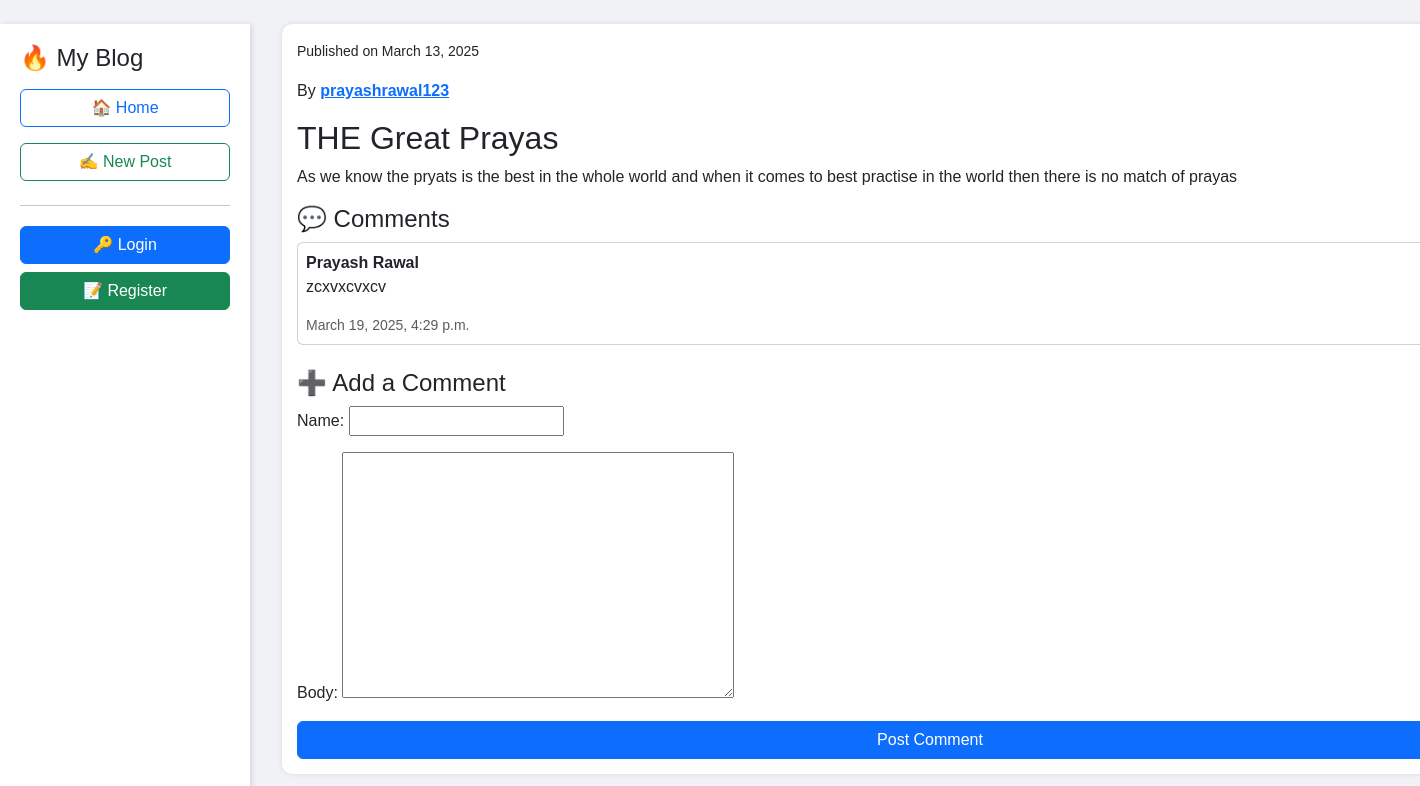
/post/3/, run on an earlier commit of the app's database.
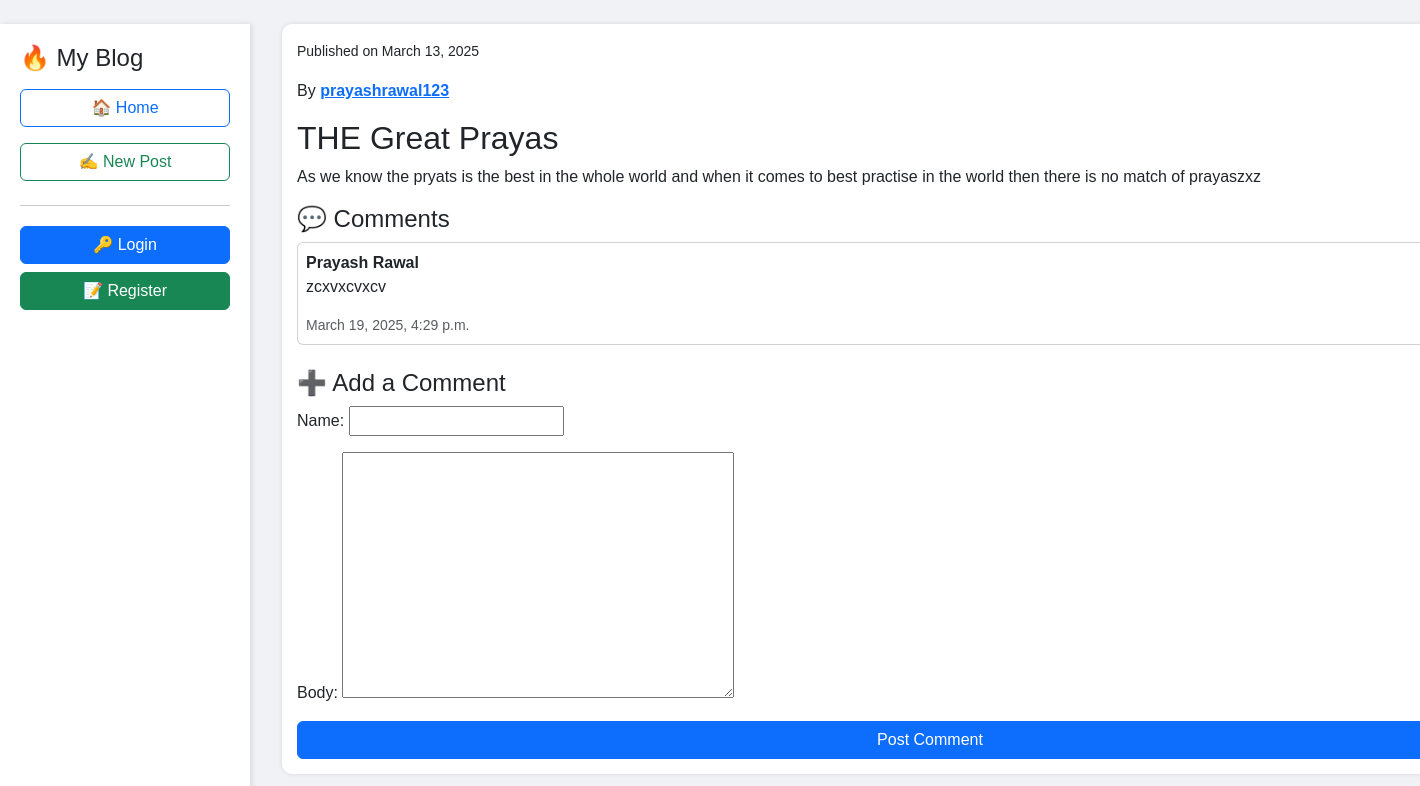
And on a later commit of the database.
### blog/models.py (models this page shows)
class BlogPost(models.Model):
    title = models.CharField(max_length=250)
    content = models.TextField()
    author = models.ForeignKey(User, on_delete=models.CASCADE, default=get_default_username())  # Default user
    image = models.ImageField(upload_to='blog_images/',blank= True,null=True)
    created_at = models.DateTimeField(auto_now_add=True)

### blog/views.py (the view)
# urls.py: path('post/<int:post_id>/', post_detail, name='post_detail'),
def post_detail(request, post_id):
    post = get_object_or_404(BlogPost, id=post_id)
    comments = post.comments.all()
    if request.method == "POST":
        form = CommentForm(request.POST)
        if form.is_valid():
            comment = form.save(commit=False)
            comment.post = post
            comment.save()
            return redirect('post_detail', post_id=post.id)  # Refresh page after comment
    else:
        form = CommentForm()
    return render(request, 'post_detail.html', {'post': post, 'comments': comments, 'form': form, 'user': request.user})

### blog/forms.py
class CommentForm(forms.ModelForm):
    class Meta:
        model = Comment
        fields = ['name','body']

### templates/post_detail.html (shortened to what this page needs)
{% extends "base.html" %}
{% block content %}
    <div class="post-card">
        <p><small>Published on {{ post.created_at|date:"F d, Y" }}</small></p>
        <p>By <a href="{% url 'profile' post.author.id %}"><strong>{{ post.author.username }}</strong></a></p>
        <h2>{{ post.title }}</h2>
        <p>{{ post.content }}</p>
        <h4>💬 Comments</h4>
        {% for comment in comments %}
            <div class="card p-2 mb-2">
                <strong>{{ comment.name }}</strong>
                <p>{{ comment.body }}</p>
                <small class="text-muted">{{ comment.created_at }}</small>
            </div>
        {% empty %}
            <p>No comments yet. Be the first to comment!</p>
        {% endfor %}
        <h4 class="mt-4">➕ Add a Comment</h4>
        <form method="post">
            {{ form.as_p }}
            <button type="submit" class="btn btn-primary w-100">Post Comment</button>
        </form>
    </div>
{% endblock %}

What changed in the data, as far as the page shows it:
changed BlogPost "THE Great Prayas": content "As we know the pryats is the best in the whole world and when it comes to best practise in the world then there is no match of prayas" → "As we know the pryats is the best in the whole world and when it comes to best practise in the world then there is no match of prayaszxz"
